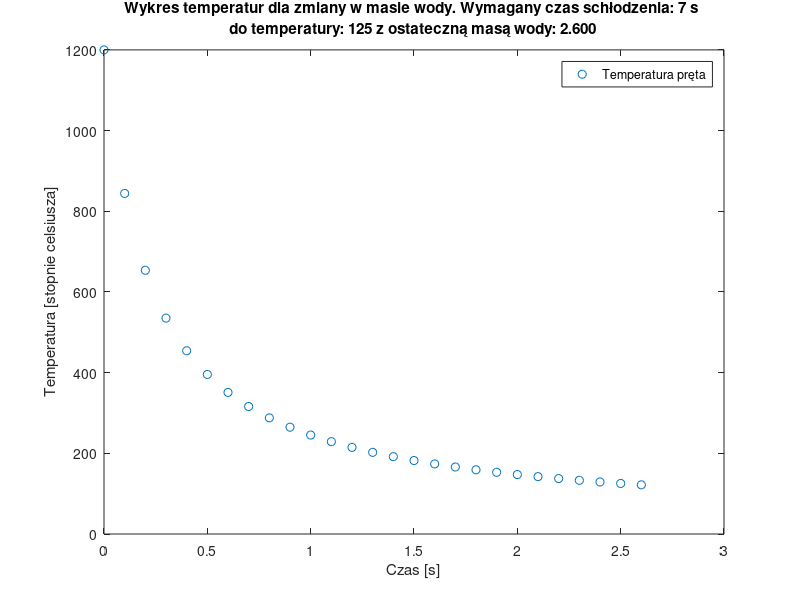

The MATLAB source for this figure:
function zad1()
    % wykresy_dla_tabeli();
    % wykresy_dla_tabeli_z_ruchomym_h();
    % obliczanie_calki_simpsonem();
    % wykresy_modelu_aproksymujacego();
    % wykresy_dla_tabeli_z_ruchomym_h_dla_roznego_stopnia_wielomianu();
    newton_raphson();
end

function newton_raphson()
    y=[ 1200
        25 ];
    krok=0.001;
    zadany_czas=7;
    t=0:krok:zadany_czas;

    Tb=y(1);
    Tw=y(2);
    cb=3.85; % pojemnośc cieplna metalu pręta
    A=0.0109; % powierzchnia pręta
    cw=4.1813; % pojemność cieplna 
    h=78; % współczynnik przewodnictwa cieplnego
    mb=0.25; % masa pręta
    
    temperatury=[1200];
    masy_wody=[0];
    mw=0;
    wymagana_temperatura=125;
    for j = 1:1:inf
        mw = mw + 0.1;
        temperatura=0;
        for i = 1:length(t)-1
            obliczone=y(:,i) + krok * f(t(i), y(1,i), y(2,i), cb, A, mw, cw, h, mb);
            temperatura=obliczone(1);
            y(:,i+1)=obliczone;
        end
        temperatury = [temperatury temperatura];
        masy_wody = [masy_wody mw];
        if (temperatura <= wymagana_temperatura) 
            break
        end
    end
        
    fig=figure('Renderer', 'painters', 'Position', [10 10 1920 1080])
    plot(masy_wody, temperatury, 'o');
    title(sprintf('Wykres temperatur dla zmiany w masie wody. Wymagany czas schłodzenia: %d s \n do temperatury: %d z ostateczną masą wody: %0.3f ',zadany_czas, wymagana_temperatura, masy_wody(length(masy_wody))));
    xlabel('Czas [s]');
    ylabel('Temperatura [stopnie celsiusza]');
    legend('Temperatura pręta');
    saveas(fig,sprintf('NewtonRaphson.png'));

    hold off;
    close;
end

function wartosc_calki = obliczanie_calki_simpsonem
    deltaT=[-1500, -1000, -300,-50, -1, 1, 20, 50,200,400,1000,2000];
    hMatrix=[178, 176, 168, 161,160,160,160.2, 161, 165, 168, 174, 179];

    a=aproksymacja_najmniejszych_kwadratow(deltaT, hMatrix,5);
    ABCs = oblicz_wspolczynniki_fn_sklejanych_3_stopnia(deltaT, hMatrix);

    function y = oblicz_abs_roznice(X)
        y = abs( obliczanie_wielomianu(deltaT, a, X) - interpoluj_wspolczynniki_fn_3_stopnia(ABCs, deltaT, X));
    end

    wartosc_calki = calkowanie_numeryczne_parabol(-1500, 2000, 100, @oblicz_abs_roznice); 
end

function wykresy_dla_tabeli_z_ruchomym_h_dla_roznego_stopnia_wielomianu()
    bledy=[];
    for j=1:1:7
        deltaT=[-1500, -1000, -300,-50, -1, 1, 20, 50,200,400,1000,2000];
        hMatrix=[178, 176, 168, 161,160,160,160.2, 161, 165, 168, 174, 179];
        di = -1500:0.1:2000;
        dl = [];

        a=aproksymacja_najmniejszych_kwadratow(deltaT, hMatrix,j);
        for i=1:length(di)
            dl(i) = obliczanie_wielomianu(deltaT, a, di(i));
        end

        hold on;
        plot(deltaT, hMatrix, 'o', di, dl);

        sum = 0;
        for k=1:length(deltaT) 
            sum = sum + (hMatrix(k) - obliczanie_wielomianu(deltaT, a, deltaT(k)))^2
        end
        bledy = [bledy, sqrt(sum)/(length(deltaT)+1)];
    end
    bledy
end

function wykresy_modelu_aproksymujacego()
    deltaT=[-1500, -1000, -300,-50, -1, 1, 20, 50,200,400,1000,2000];
    hMatrix=[178, 176, 168, 161,160,160,160.2, 161, 165, 168, 174, 179];

    a=aproksymacja_najmniejszych_kwadratow(deltaT, hMatrix,3);

    Tb0 = [1200, 800, 1100, 1200, 800, 1100, 1100, 1100, 1100, 1100];
    Tw0 = [25, 25, 70, 25, 25, 70, 70, 70, 70, 70];
    Mw = [2.5, 2.5, 2.5, 2.5, 2.5, 2.5, 5, 10, 2.5, 2.5];
    czasy = [3, 3, 3, 5, 5, 2, 2, 2, 4, 5];
    Tbk = [107.7, 79.1, 142.1, 105.7, 78.2, 150.1, 116.6, 99.1, 141.2, 140.9];
    Twk = [105.1, 78.0, 139.1, 105.5, 78.1, 138.2, 105.1, 88.1, 139.8, 140.1];

    for nr_pomiaru = 1:length(Tb0)
        krok=0.1;
        t = 0:krok:czasy(nr_pomiaru);
        y=[
            Tb0(nr_pomiaru)
            Tw0(nr_pomiaru)
        ];

        cb=3.85; % pojemnośc cieplna metalu pręta
        A=0.0109; % powierzchnia pręta
        cw=4.1813; % pojemność cieplna 
        mb=0.2; % masa pręta

        fig=figure('Renderer', 'painters', 'Position', [10 10 1920 1080])
        hold on;
        plot(t, y(1,:), t, y(2,:));

        for i = 1:length(t)-1
            h_od_delta_T = y(1,i) - y(2,1);
            ruchomy_h = obliczanie_wielomianu(deltaT, a, h_od_delta_T);

            y(:,i+1)=ulepszony_euler(t(i), y(1,i), y(2,i), cb, A, Mw(nr_pomiaru), cw, ruchomy_h, mb, krok);
        end

        plot(t, y(1,:), t, y(2,:));

        h=160; % współczynnik przewodnictwa cieplnego
        for i = 1:length(t)-1
            y(:,i+1)=ulepszony_euler(t(i), y(1,i), y(2,i), cb, A, Mw(nr_pomiaru), cw, h, mb, krok);
        end

        plot(t, y(1,:), t, y(2,:));
        title(sprintf('Metoda najmniejszych kwadratów \n Wykres dla Tb0(%d),Tw0(%d),czasu(%0.0f),Mw(%d),krok(%0.3f)',Tb0(nr_pomiaru), Tw0(nr_pomiaru),czasy(nr_pomiaru), Mw(nr_pomiaru), krok));
        xlabel('Czas [s]');
        ylabel('Temperatura [stopnie celsiusza]');
        legend('Ruchome h: Temperatura pręta', 'Ruchome h: Temperatura wody', 'Stałe h: Temperatura pręta','Stałe h: Temperatura wody');
        saveas(fig,sprintf('Najmniejsze_kwadraty%d.png',nr_pomiaru));

        hold off;
        close;
    end

end

function wykresy_dla_tabeli_z_ruchomym_h()
    deltaT=[-1500, -1000, -300,-50, -1, 1, 20, 50,200,400,1000,2000];
    hMatrix=[178, 176, 168, 161,160,160,160.2, 161, 165, 168, 174, 179];

    % a=aproksymacja_wyklad(deltaT, h,6);

    di = -1500:0.1:2000;
    dl = [];

    a=aproksymacja_najmniejszych_kwadratow(deltaT, hMatrix,5);

    cb=3.85; % pojemnośc cieplna metalu pręta
    A=0.0109; % powierzchnia pręta
    cw=4.1813; % pojemność cieplna 
    h=160; % współczynnik przewodnictwa cieplnego
    mb=0.2; % masa pręta

    for i=1:length(di)
        dl(i) = obliczanie_wielomianu(deltaT, a, di(i));
    end

    fig=figure('Renderer', 'painters', 'Position', [10 10 1920 1080])
    hold on;
    plot(deltaT, hMatrix, 'o', di, dl);
    ABCs = oblicz_wspolczynniki_fn_sklejanych_3_stopnia(deltaT, hMatrix);
    for i=1:length(di)
        dl(i) = interpoluj_wspolczynniki_fn_3_stopnia(ABCs, deltaT, di(i));
    end
    plot(di, dl, 'b');

    title(sprintf('Wykres dla współczynnika przewodnictwa cieplnego'));
    xlabel('DeltaT[stopnie Cel]');
    ylabel('h[W*m^-2]');
    legend('Charakterystyka pomiarowa', 'Aproksymacja najmniejszych kwadratów', 'Interpolacja funkcjami sklejanymi 3 stopnia');
    saveas(fig,sprintf('Charakterystyka_ruchomego_h.png'));

    hold off;
    close;
end

function wykresy_dla_tabeli()
    Tb0 = [1200, 800, 1100, 1200, 800, 1100, 1100, 1100, 1100, 1100];
    Tw0 = [25, 25, 70, 25, 25, 70, 70, 70, 70, 70];
    Mw = [2.5, 2.5, 2.5, 2.5, 2.5, 2.5, 5, 10, 2.5, 2.5];
    czasy = [3, 3, 3, 5, 5, 2, 2, 2, 4, 5];
    Tbk = [107.7, 79.1, 142.1, 105.7, 78.2, 150.1, 116.6, 99.1, 141.2, 140.9];
    Twk = [105.1, 78.0, 139.1, 105.5, 78.1, 138.2, 105.1, 88.1, 139.8, 140.1];

    for nr_pomiaru = 1:length(Tb0)
        krok=0.1;
        t = 0:krok:czasy(nr_pomiaru);
        y=[
            Tb0(nr_pomiaru)
            Tw0(nr_pomiaru)
        ];

        cb=3.85; % pojemnośc cieplna metalu pręta
        A=0.0109; % powierzchnia pręta
        cw=4.1813; % pojemność cieplna 
        h=160; % współczynnik przewodnictwa cieplnego
        mb=0.2; % masa pręta

        for i = 1:length(t)-1
            y(:,i+1)=euler(t(i), y(1,i), y(2,i), cb, A, Mw(nr_pomiaru), cw, h, mb, krok);
        end

        ostatni_wynik = y(:,length(y));
        
        blad_Tb = blad_wzgledny(Tbk(nr_pomiaru), ostatni_wynik(1));
        blad_Tw = blad_wzgledny(Twk(nr_pomiaru), ostatni_wynik(2));

        fig=figure('Renderer', 'painters', 'Position', [10 10 1920 1080])
        hold on;
        plot(t, y(1,:), t, y(2,:));

        for i = 1:length(t)-1
            y(:,i+1)=ulepszony_euler(t(i), y(1,i), y(2,i), cb, A, Mw(nr_pomiaru), cw, h, mb, krok);
        end

        ostatni_wynik = y(:,length(y));
        
        blad_Tb = blad_wzgledny(Tbk(nr_pomiaru), ostatni_wynik(1));
        blad_Tw = blad_wzgledny(Twk(nr_pomiaru), ostatni_wynik(2));

        plot(t, y(1,:), t, y(2,:));
        title(sprintf('Wykres dla Tb0(%d),Tw0(%d),czasu(%0.0f),Mw(%d),krok(%0.3f),blądTb(%0.3f),blądTk(%0.3f)',Tb0(nr_pomiaru), Tw0(nr_pomiaru),czasy(nr_pomiaru), Mw(nr_pomiaru), krok, blad_Tb, blad_Tw));
        xlabel('Czas [s]');
        ylabel('Temperatura [stopnie celsiusza]');
        legend('Euler: Temperatura pręta','Euler: Temperatura wody', 'Ulepszony Euler: Temperatura pręta', 'Ulepszony Euler: Temperatura wody');
        saveas(fig,sprintf('Pomiar_%d.png',nr_pomiaru));

        hold off;
        close;
    end
end

function r = euler(t, Tb, Tw, cb, A, mw, cw, h, mb, krok)
    y = [
        Tb,
        Tw
    ]
    r = y(:,1) + krok * f(t, Tb, Tw, cb, A, mw, cw, h, mb);
end

function r = ulepszony_euler(t, Tb, Tw, cb, A, mw, cw, h, mb, krok)
    y = [
        Tb,
        Tw
    ]
    yp = y(:, 1) + krok/2 * f(t, Tb, Tw, cb, A, mw, cw, h, mb);
    r = y(:, 1) + krok * f(t, yp(1), yp(2), cb, A, mw, cw, h, mb); 
end

% Temperatura początkowa pręta powinna miec 1200 stopni C
% Temperatura oleju chłodzącego powinna mieć 25 stopni C

function dy = f(t, Tb, Tw, cb, A, mw, cw, h, mb)
    dy=[
        ((Tw-Tb)*h*A)/(mb*cb)
        ((Tb-Tw)*h*A)/(mw*cw)
        ];    
end